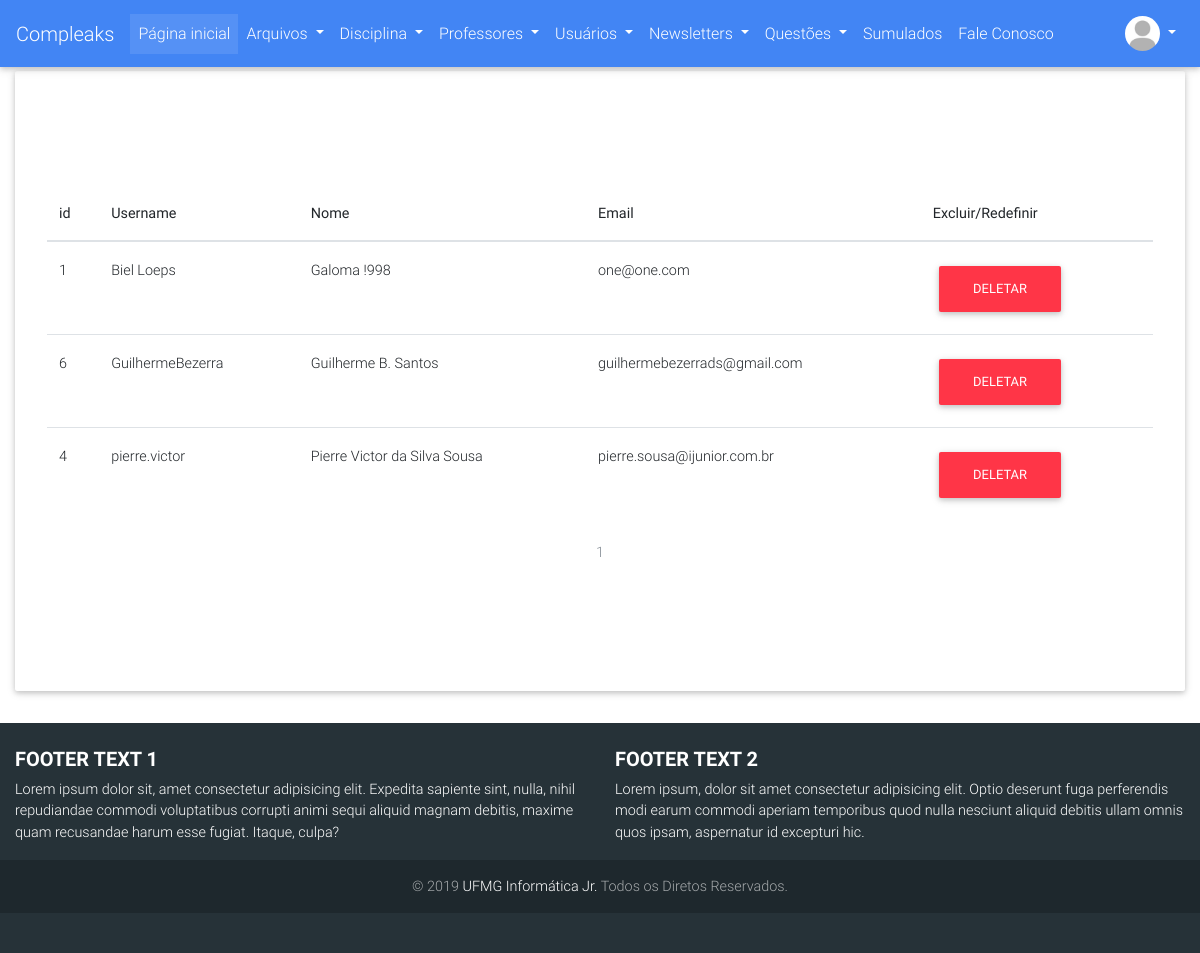
The page /usuarios/lista (signed in) on the database as committed earlier.
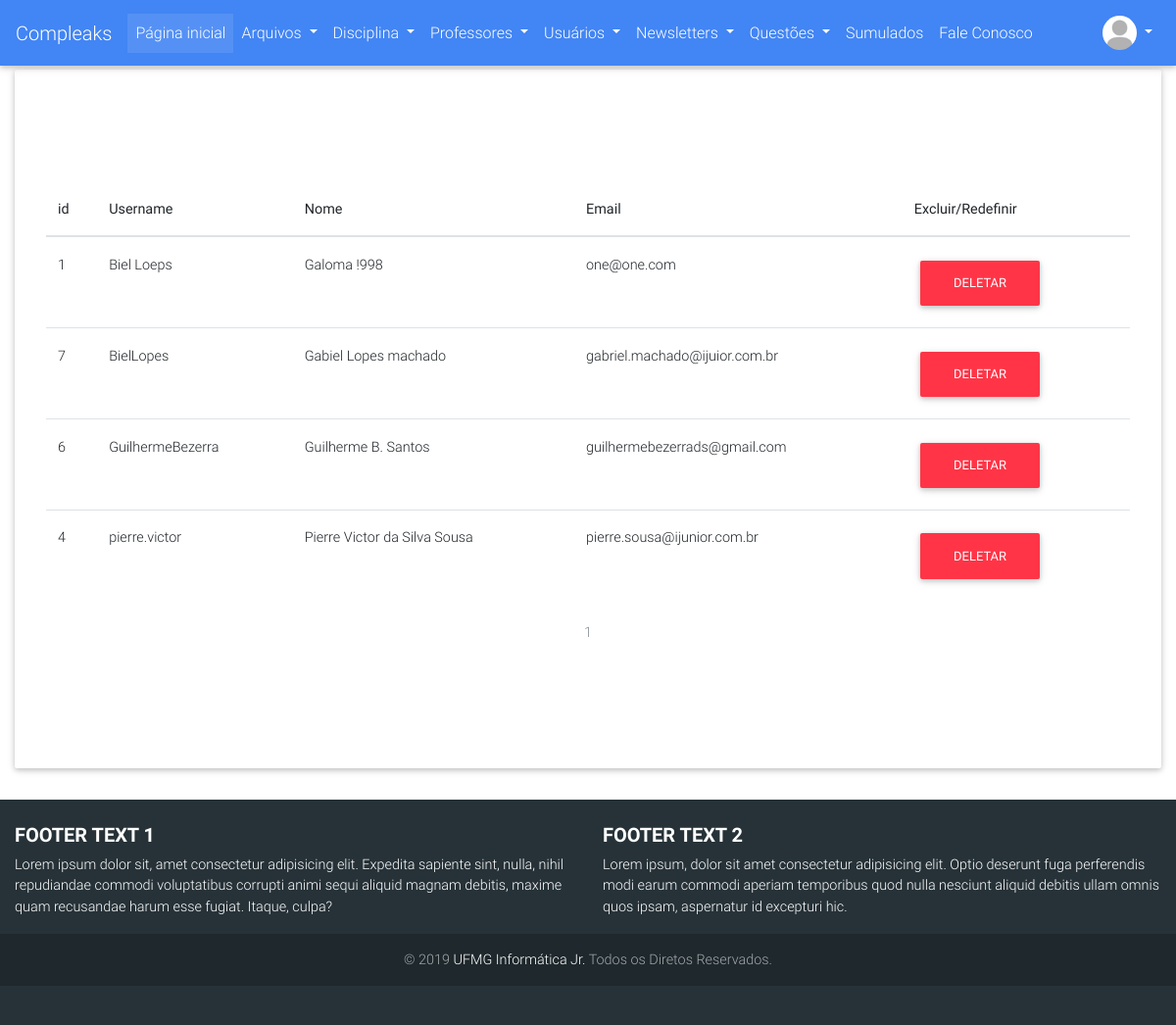
The same page on the database as committed later.
### compleaks/usuarios/models.py (models this page shows, shortened)
class Usuario(db.Model, UserMixin):
	__tablename__ = 'usuarios'
	id = db.Column(db.Integer, primary_key=True)
	username = db.Column(db.String(30), unique=True)
	hhash = db.Column(db.String)
	nome = db.Column(db.String(120))
	email = db.Column(db.String(120), unique=True)
	curso = db.Column(db.String(64))
	periodo = db.Column(db.Integer)
	is_admin = db.Column(db.Integer)
	data_criacao = db.Column(db.DateTime, default=datetime.now)
	avatar = db.Column(db.String(120), default="default_profile.png")
	ativado = db.Column(db.Boolean)
	data_deletado = db.Column(db.DateTime, nullable=True)
	id_deletor = db.Column(db.Integer, nullable=True)
	motivo_delete = db.Column(db.String(120), nullable=True)
	arquivos = db.relationship('Arquivo', backref='author', lazy=True)
	avaliacoes = db.relationship('Avaliacao_Arquivo', backref='avaliador', lazy=True)

### compleaks/usuarios/views.py (the view)
@usuarios.route('/lista', methods=['POST', 'GET'])
@login_required
def listar():
	if not current_user.is_admin:
		abort(403)
	page = request.args.get('page', 1, type=int)
	users = Usuario.query\
			.order_by(Usuario.username)\
			.paginate(page=page, per_page=10)
	return render_template('todos_users.html', users=users)

### compleaks/usuarios/models.py (called while the page is built)
@login_manager.user_loader
def load_user(user_id):
    return Usuario.query.get(user_id)

### compleaks/usuarios/templates/usuarios/todos_users.html (shortened to what this page needs)
{% extends "base.html" %}
{% block content %}
{% if current_user.is_admin %}
<table class="table table-hover">
    <thead>
      <tr>
        <th scope="col">id</th>
        <th scope="col">Username</th>
        <th scope="col">Nome</th>
        <th scope="col">Email</th>
        <th scope="col">Excluir/Redefinir</th>
      </tr>
    </thead>
    <tbody>
        {% for user in users.items %}
            {% if not user.ativado %}
                <tr class="table-danger">
            {% else %}
                <tr >
            {% endif %}
                <td scope="row"> {{user.id}} </td>
                <td> {{user.username}} </td>
                <td> {{user.nome}} </td>
                <td> {{user.email}} </td>
                <td>
                    {% if not user.ativado %}
                        <button type="button" class="btn btn-danger" data-toggle="modal"  data-target="#red_confirm{{user.id}}" >Redefinir</button>
                    {%else%}
                        <button type="button" class="btn btn-danger" data-toggle="modal"  data-target="#del_confirm{{user.id}}" >Deletar</button>
                    {% endif %}
                </td>
            </tr>
        {% endfor %}
    </tbody>
  </table>
<nav aria-label="Page navigation example">
    <ul class="pagination justify-content-center">
        {% for page_num in users.iter_pages(left_edge=1, right_edge=1, left_current=1, right_current=2) %}
            {% if users.page == page_num and page_num %}
                <li class="page-item disabled">
                    <a class="page-link" href="{{ url_for('usuarios.listar', page=page_num) }}">{{ page_num }}</a></li>
            {% elif page_num %}
                <li class="page-item">
                    <a class="page-link" href="{{ url_for('usuarios.listar', page=page_num) }}">{{ page_num }}</a></li>
                </li>
            {% else %}
                ...
            {% endif %}
        {% endfor %}
    </ul>
</nav>
{% endif %}
{% endblock %}

### compleaks/templates/base.html (shortened to what the changed rows need)
<!DOCTYPE html>
<html lang="en">
<head>
  <link href="{{url_for('static',filename='css/component.css')}}" rel="stylesheet">
  <link href="{{url_for('static',filename='css/estilos.css')}}" rel="stylesheet">
  <link rel="stylesheet" href="https://use.fontawesome.com/releases/v5.7.0/css/all.css">
  <link href="{{url_for('static',filename='css/bootstrap.min.css')}}" rel="stylesheet">
  <link href="{{url_for('static',filename='css/mdb.min.css')}}" rel="stylesheet">
  <link href="{{url_for('static',filename='css/style.css')}}" rel="stylesheet">
</head>
<body>
  <nav class="mb-1 navbar navbar-expand-lg navbar-dark primary-color lighten-1">
  <div class="collapse navbar-collapse" id="navbarSupportedContent-555">
    <ul class="navbar-nav ml-auto nav-flex-icons">
      {% if not current_user.is_authenticated %}
        <li class="nav-item dropdown">
          <a class="nav-link dropdown-toggle" id="navbarDropdownMenuLink-4" data-toggle="dropdown" aria-haspopup="true"
            aria-expanded="false">
            <i class="fas fa-user"></i></a>
          <div class="dropdown-menu dropdown-menu-right dropdown-info" aria-labelledby="navbarDropdownMenuLink-4">
            <a class="dropdown-item" data-toggle="modal" data-target="#elegantModalForm">Entrar</a>
            <a class="dropdown-item" href="{{url_for('usuarios.adicionar')}}">Cadastrar</a>
          </div>
        </>
      {% else %}
        <li class="nav-item avatar dropdown">
          <a class="nav-link dropdown-toggle" id="navbarDropdownMenuLink-55" data-toggle="dropdown" aria-haspopup="true"
            aria-expanded="false">
            <img src="{{url_for('static', filename='images/avatares/'+current_user.avatar)}}" class="rounded-circle z-depth-0" alt="Avatar" height="35" width="35" style="object-fit: cover;">
          </a>
        </li>
      {% endif %}
    </ul>
  </div>
</nav>
  {% block divisao %}
  <div class="container-fluid">
    <div class="jumbotron" style="background-color: white;">
  {% endblock %}
      <div style="margin-bottom: 50px; margin-top: 50px;">
        {% block content %}
        {% endblock %}
      </div>
    </div>
  </div>
</body>
</html>

Rows that differ between the two databases and show on the page:
added Usuario: id "7", username "BielLopes", nome "Gabiel Lopes machado", email "gabriel.machado@ijuior.com.br"
